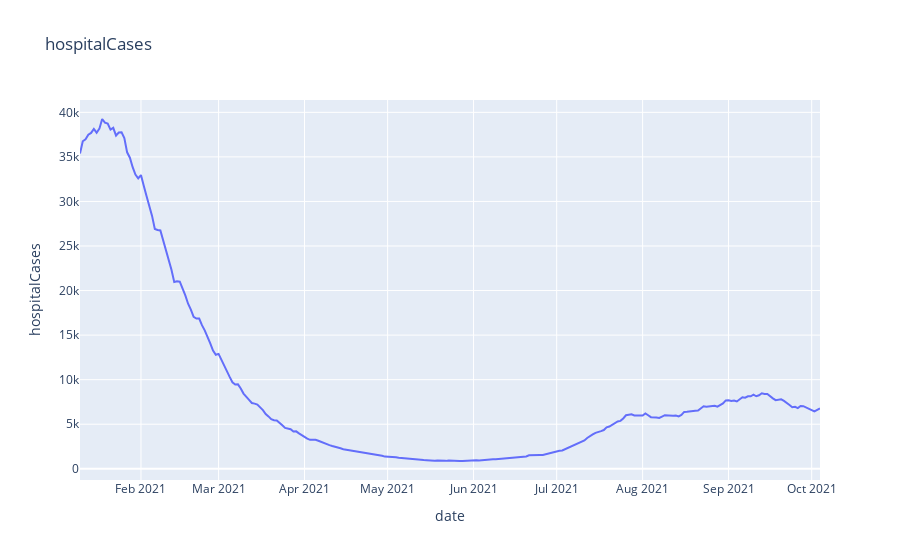
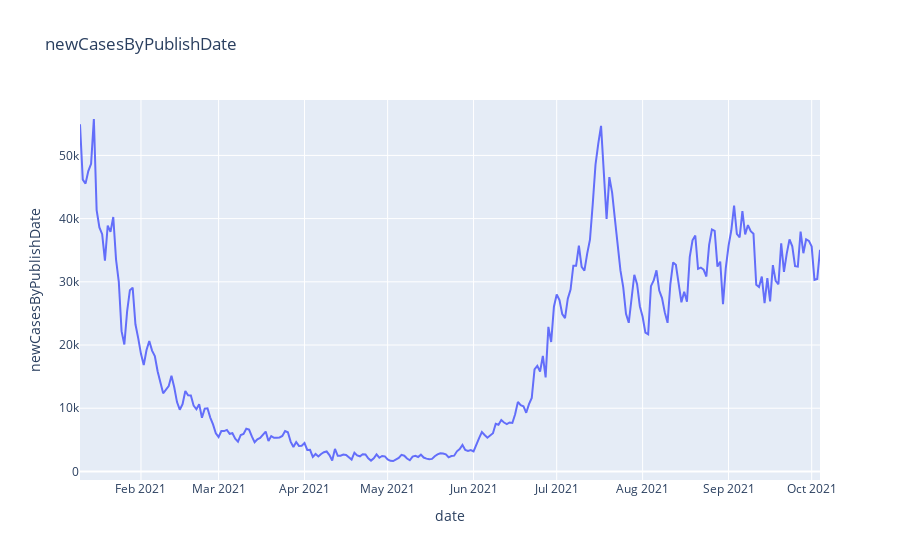
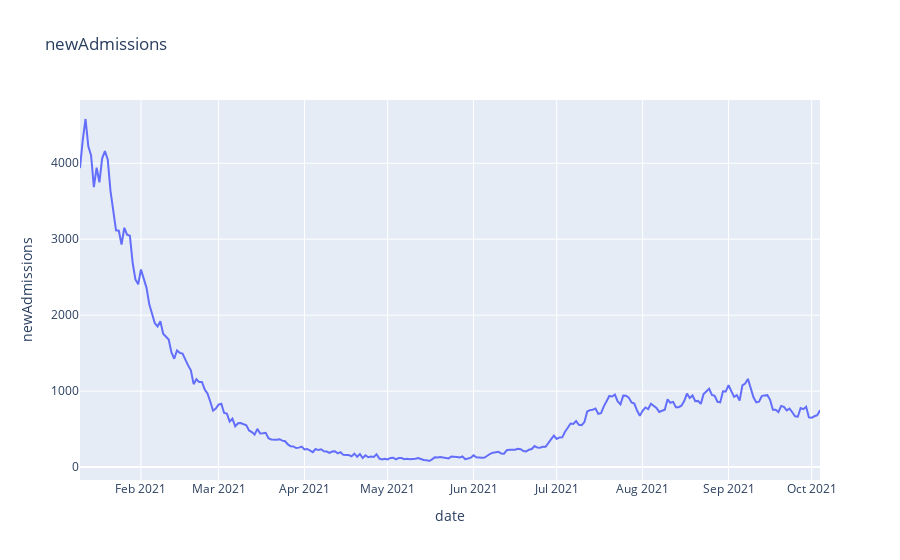
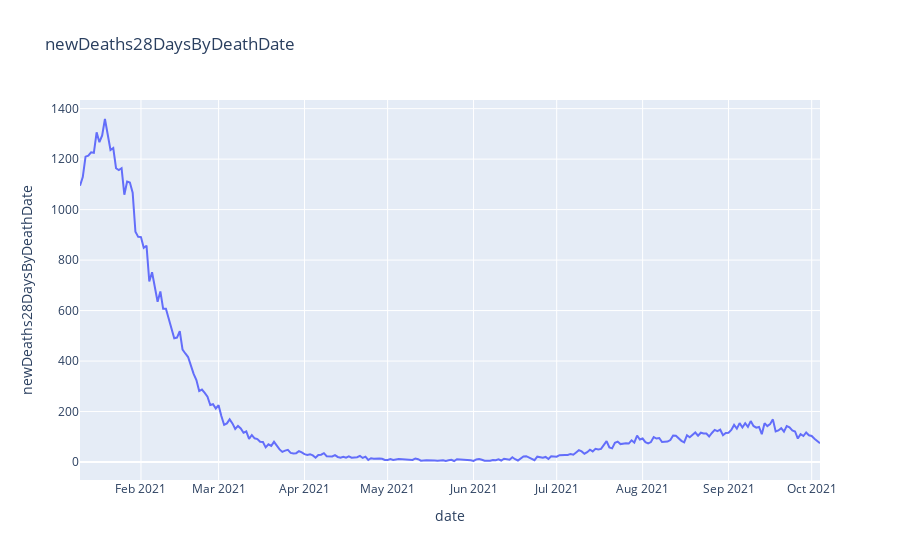

Notebook source saved alongside these figures, in order:
### Markdown cell above
### Charting Covid features

### Code cell
covid_features = ['hospitalCases', 
                'newCasesByPublishDate',
                'newAdmissions',
                'newDeaths28DaysByDeathDate',
                'cumPeopleVaccinatedCompleteByPublishDate',
                'cumPeopleVaccinatedFirstDoseByPublishDate', 
                'cumPeopleVaccinatedSecondDoseByPublishDate',
                'cumVaccinationCompleteCoverageByPublishDatePercentage',
                'newVaccinesGivenByPublishDate']
#covid_features
for feature in covid_features:
    fig = px.line(covid_data, x="date", y=feature, title=f'{feature}')
    fig.show()

### Figure 1 — Plotly figure (JSON) as saved in the notebook; plotly's stock layout.template omitted (floating-point values rounded to 4 significant figures; data arrays with more than 128 entries replaced by an {"elided": "..."} marker saying what was removed)
{"data": [{"hovertemplate": "date=%{x}<br>hospitalCases=%{y}<extra></extra>", "legendgroup": "", "line": {"color": "#636efa", "dash": "solid"}, "mode": "lines", "name": "", "orientation": "v", "showlegend": false, "type": "scatter", "x": {"elided": "268 str values"}, "xaxis": "x", "y": {"elided": "268 int values"}, "yaxis": "y"}], "layout": {"legend": {"tracegroupgap": 0}, "title": {"text": "hospitalCases"}, "xaxis": {"anchor": "y", "domain": [0, 1], "title": {"text": "date"}}, "yaxis": {"anchor": "x", "domain": [0, 1], "title": {"text": "hospitalCases"}}}}

### Figure 2 — Plotly figure (JSON) as saved in the notebook; plotly's stock layout.template omitted (floating-point values rounded to 4 significant figures; data arrays with more than 128 entries replaced by an {"elided": "..."} marker saying what was removed)
{"data": [{"hovertemplate": "date=%{x}<br>newCasesByPublishDate=%{y}<extra></extra>", "legendgroup": "", "line": {"color": "#636efa", "dash": "solid"}, "mode": "lines", "name": "", "orientation": "v", "showlegend": false, "type": "scatter", "x": {"elided": "268 str values"}, "xaxis": "x", "y": {"elided": "268 int values"}, "yaxis": "y"}], "layout": {"legend": {"tracegroupgap": 0}, "title": {"text": "newCasesByPublishDate"}, "xaxis": {"anchor": "y", "domain": [0, 1], "title": {"text": "date"}}, "yaxis": {"anchor": "x", "domain": [0, 1], "title": {"text": "newCasesByPublishDate"}}}}

### Figure 3 — Plotly figure (JSON) as saved in the notebook; plotly's stock layout.template omitted (floating-point values rounded to 4 significant figures; data arrays with more than 128 entries replaced by an {"elided": "..."} marker saying what was removed)
{"data": [{"hovertemplate": "date=%{x}<br>newAdmissions=%{y}<extra></extra>", "legendgroup": "", "line": {"color": "#636efa", "dash": "solid"}, "mode": "lines", "name": "", "orientation": "v", "showlegend": false, "type": "scatter", "x": {"elided": "268 str values"}, "xaxis": "x", "y": {"elided": "268 int values"}, "yaxis": "y"}], "layout": {"legend": {"tracegroupgap": 0}, "title": {"text": "newAdmissions"}, "xaxis": {"anchor": "y", "domain": [0, 1], "title": {"text": "date"}}, "yaxis": {"anchor": "x", "domain": [0, 1], "title": {"text": "newAdmissions"}}}}

### Figure 4 — Plotly figure (JSON) as saved in the notebook; plotly's stock layout.template omitted (floating-point values rounded to 4 significant figures; data arrays with more than 128 entries replaced by an {"elided": "..."} marker saying what was removed)
{"data": [{"hovertemplate": "date=%{x}<br>newDeaths28DaysByDeathDate=%{y}<extra></extra>", "legendgroup": "", "line": {"color": "#636efa", "dash": "solid"}, "mode": "lines", "name": "", "orientation": "v", "showlegend": false, "type": "scatter", "x": {"elided": "268 str values"}, "xaxis": "x", "y": {"elided": "268 int values"}, "yaxis": "y"}], "layout": {"legend": {"tracegroupgap": 0}, "title": {"text": "newDeaths28DaysByDeathDate"}, "xaxis": {"anchor": "y", "domain": [0, 1], "title": {"text": "date"}}, "yaxis": {"anchor": "x", "domain": [0, 1], "title": {"text": "newDeaths28DaysByDeathDate"}}}}
